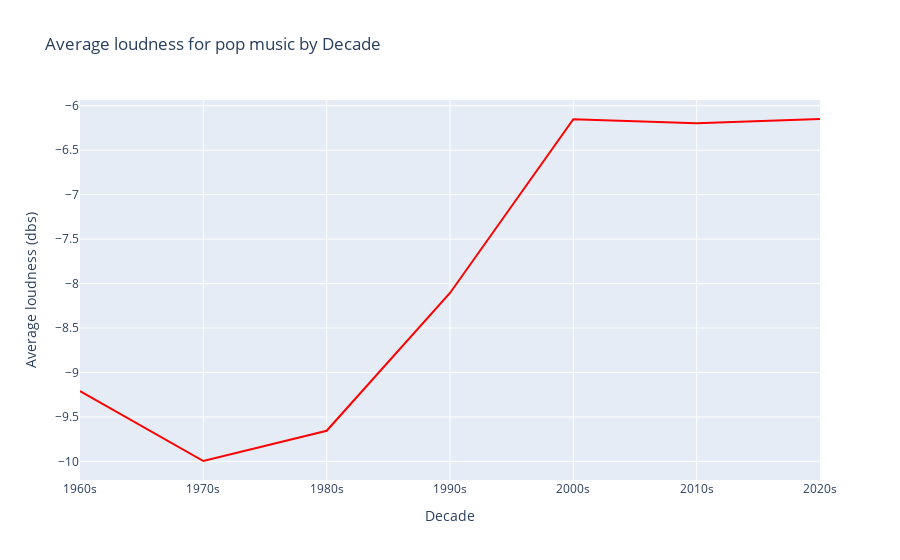

Notebook code cell kept with this figure:
### Code cell
#dynamic and more in-depth
genre = input("Enter a music genre: ")
selected_data = big_df[big_df['main_genre'] == genre]
selected_data = selected_data.groupby('decade').mean(numeric_only=True)
fig = go.Figure(data=go.Scatter(x=selected_data.index, y = selected_data['loudness'], mode='lines'))
fig.update_traces(line_color='red')
fig.update_layout(title='Average loudness for ' + genre +' music by Decade', xaxis_title='Decade', yaxis_title='Average loudness (dbs)')

### Figure 1 — Plotly figure (JSON) as saved in the notebook; plotly's stock layout.template omitted (floating-point values rounded to 4 significant figures)
{"data": [{"line": {"color": "red"}, "mode": "lines", "type": "scatter", "x": ["1960s", "1970s", "1980s", "1990s", "2000s", "2010s", "2020s"], "y": [-9.209, -9.995, -9.656, -8.106, -6.151, -6.198, -6.149]}], "layout": {"autosize": true, "title": {"text": "Average loudness for pop music by Decade"}, "xaxis": {"autorange": true, "range": [0, 6], "title": {"text": "Decade"}, "type": "category"}, "yaxis": {"autorange": true, "range": [-10.21, -5.936], "title": {"text": "Average loudness (dbs)"}, "type": "linear"}}}
